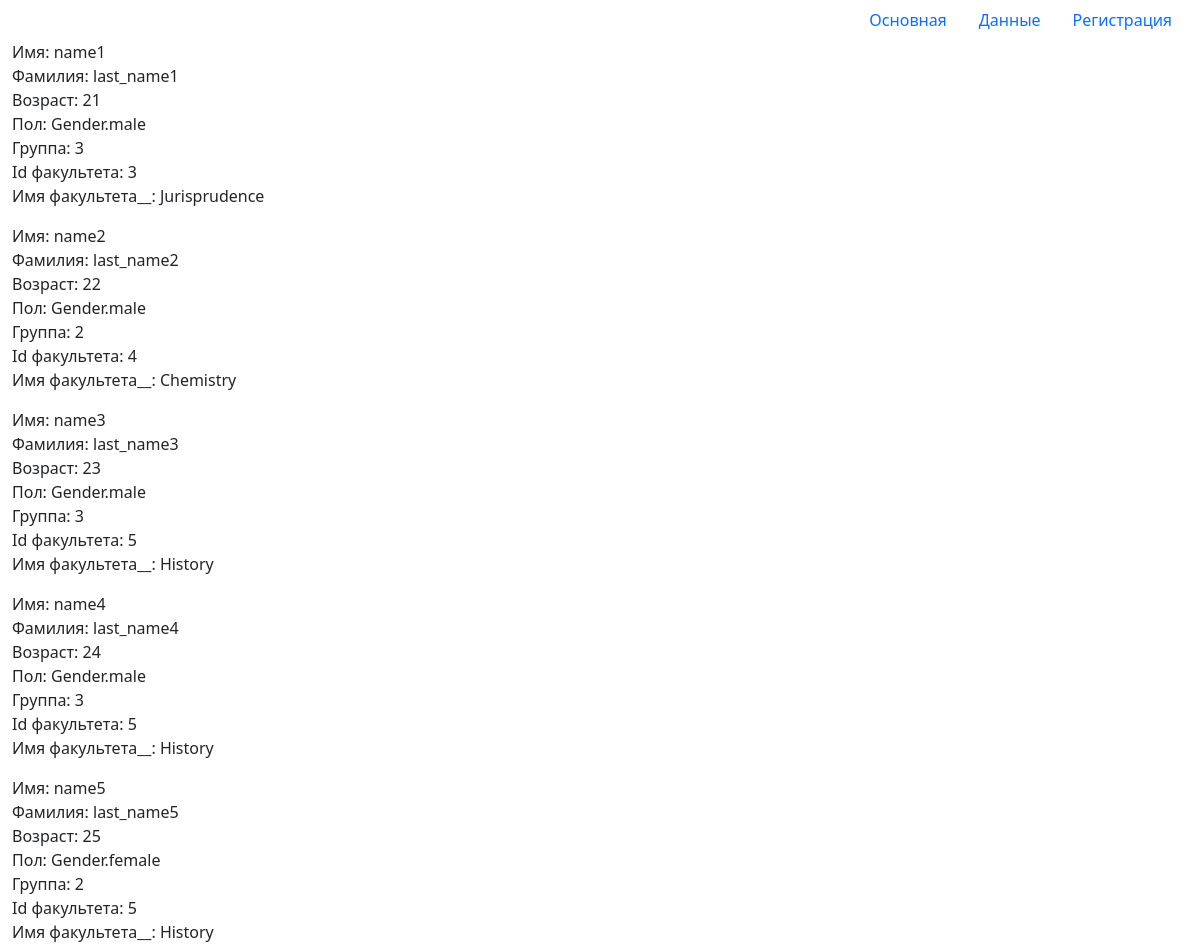
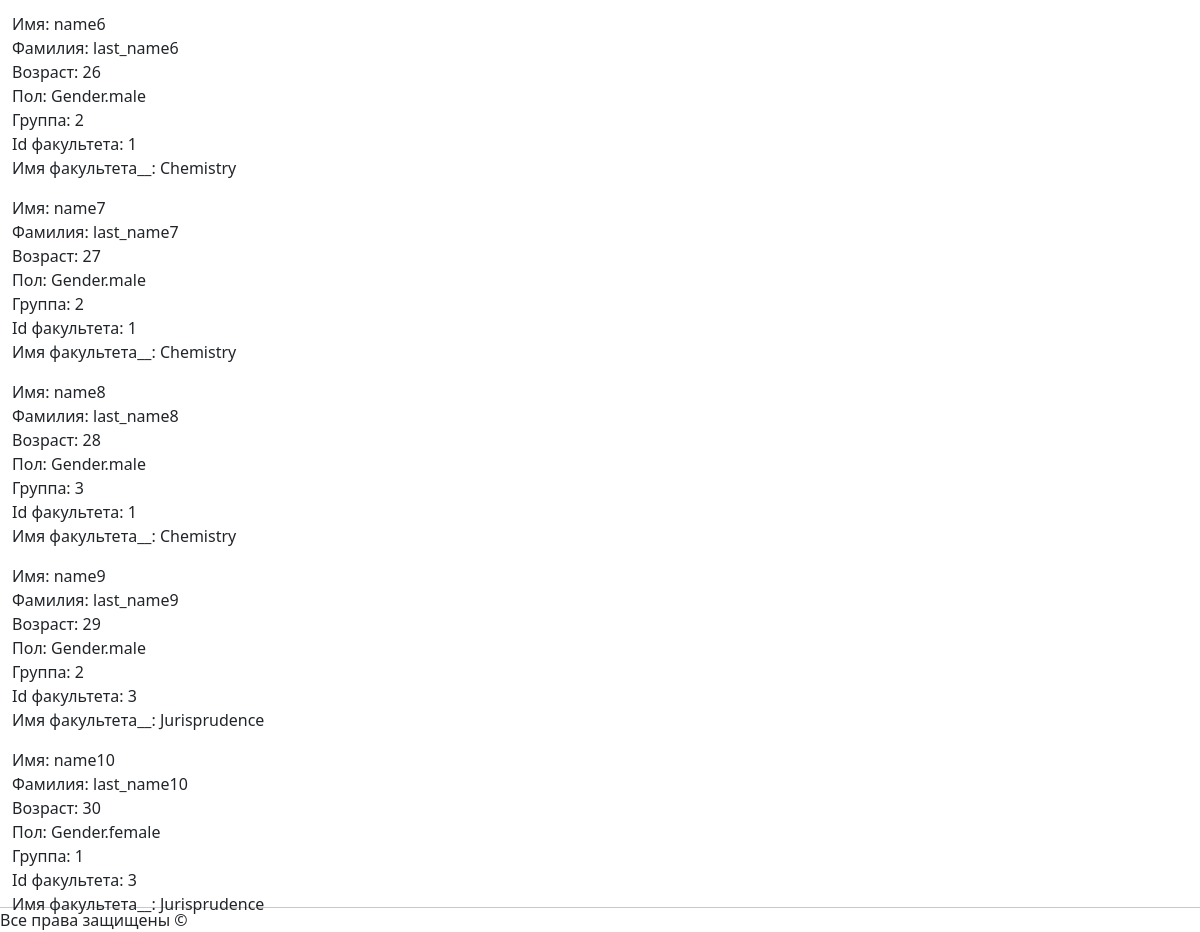
The page /students/ on the database its author committed (2 pictures, top to bottom).
### models_hw3_task3.py (models this page shows, shortened)
class Students(db.Model):
    id_ = db.Column(db.Integer, primary_key=True)
    name = db.Column(db.String(80), nullable=False)
    last_name = db.Column(db.String(120), nullable=False)
    age = db.Column(db.Integer, nullable=False)
    gender = db.Column(db.Enum(Gender), nullable=False)
    group = db.Column(db.Integer, nullable=False)
    fags_id = db.Column(db.Integer, db.ForeignKey('fags.id_'), nullable=False)
    isvisible = db.Column(db.Boolean)

class Fags(db.Model):
    id_ = db.Column(db.Integer, primary_key=True)
    fag_name = db.Column(db.String(80), nullable=False)
    isvisible = db.Column(db.Boolean)
    student = db.relationship('Students', backref=db.backref('fags'), lazy=True)

### hw3_task3.py (the view)
@app.route('/students/')
def get_students():
    student = Students.query.all()
    context = {'student': student}
    return render_template('index_task1.html', **context)

### templates/index_task1.html (shortened to what this page needs)
{% extends 'base.html' %}
{% block content %}
<div class="row">
    {% for st in student %}
    <p>Имя: {{st.name}}<br>
        Фамилия: {{ st.last_name }}<br>
        Возраст: {{st.age}}<br>
        Пол: {{st.gender}}<br>
        Группа: {{st.group}}<br>
        Id факультета: {{st.fags_id}}<br>
        Имя факультета__: {{st.fags.fag_name}}<br>
    </p>
    {% endfor %}
</div>
{% endblock %}

### templates/base.html (shortened to what this page needs)
<!doctype html>
<html lang="ru">
<head>
    <link href="https://cdn.jsdelivr.net/npm/bootstrap@5.3.3/dist/css/bootstrap.min.css" rel="stylesheet"
>
    <link rel="stylesheet" href="/static/css/bootstrap.min.css">
</head>
<body>
<div class="container-fluid">
    <ul class="nav nav-pills justify-content-end
align-items-end">
        <li class="nav-item"><a href="{{ url_for('index') }}"
                                class="nav-link">Основная</a></li>
        <li class="nav-item"><a href="/#/"
                                class="nav-link">Данные</a></li>
        <li class="nav-item"><a href="/register/"
                                class="nav-link">Регистрация</a></li>
    </ul>
    {% block content %}{% endblock %}
    <div class="row fixed-bottom modal-footer">
        <hr>
        <p>Все права защищены &copy;</p>
    </div>
</div>
</body>
</html>

### rows shown on the page
Students: name "name1", last_name "last_name1", age "21", gender "Gender.male", group "3", fags_id "3", fags.fag_name "Jurisprudence"
Students: name "name2", last_name "last_name2", age "22", gender "Gender.male", group "2", fags_id "4", fags.fag_name "Chemistry"
Students: name "name3", last_name "last_name3", age "23", gender "Gender.male", group "3", fags_id "5", fags.fag_name "History"
Students: name "name4", last_name "last_name4", age "24", gender "Gender.male", group "3", fags_id "5", fags.fag_name "History"
Students: name "name5", last_name "last_name5", age "25", gender "Gender.female", group "2", fags_id "5", fags.fag_name "History"
Students: name "name6", last_name "last_name6", age "26", gender "Gender.male", group "2", fags_id "1", fags.fag_name "Chemistry"
Students: name "name7", last_name "last_name7", age "27", gender "Gender.male", group "2", fags_id "1", fags.fag_name "Chemistry"
Students: name "name8", last_name "last_name8", age "28", gender "Gender.male", group "3", fags_id "1", fags.fag_name "Chemistry"
Students: name "name9", last_name "last_name9", age "29", gender "Gender.male", group "2", fags_id "3", fags.fag_name "Jurisprudence"
Students: name "name10", last_name "last_name10", age "30", gender "Gender.female", group "1", fags_id "3", fags.fag_name "Jurisprudence"
